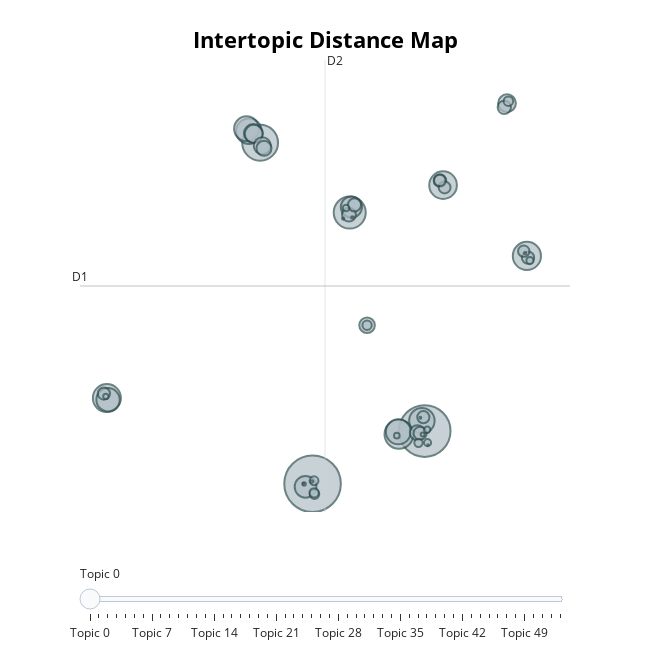

This figure's notebook cell:
### Code cell
representation=bertopic.representation.KeyBERTInspired()
model_trained_representation= bertopic.BERTopic(representation_model=representation,nr_topics=55)
topics,probs = model_trained_representation.fit_transform(dataset['headline'])
model_trained_representation.visualize_topics()
